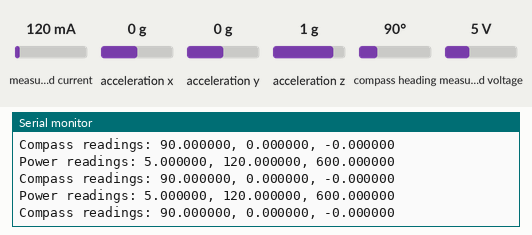
Recording of a program running on a simulated ESP32. On the bench: the last lines printed to the serial monitor. The test bench sets the inputs (shaded band); at power-on: measured current 120 mA, acceleration x 0 g, acceleration y 0 g, acceleration z 1 g, compass heading 90°, measured voltage 5 V.

Above: at 3.2 s.
3.3 s: measured current set to 40 mA
At 4.31 s:
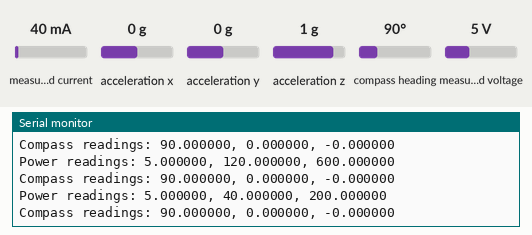
4.8 s: acceleration x set to -1.4 g
At 5.4 s:
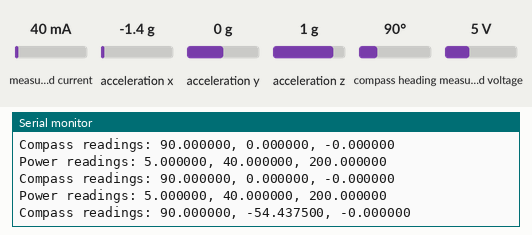
6.3 s: acceleration y set to -1.4 g
At 6.81 s:
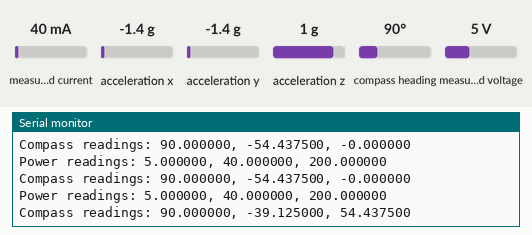
7.8 s: acceleration z set to -1.4 g
At 7.81 s:
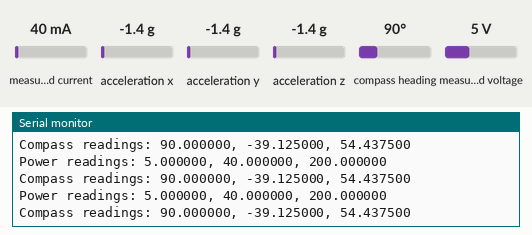
9.3 s: compass heading set to 7°
At 9.31 s:
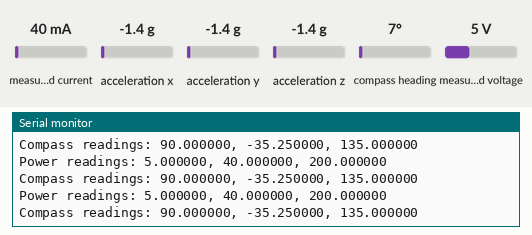
Timing chart, 0 to 11.8 s (numbered marks = the images above; inputs shaded):
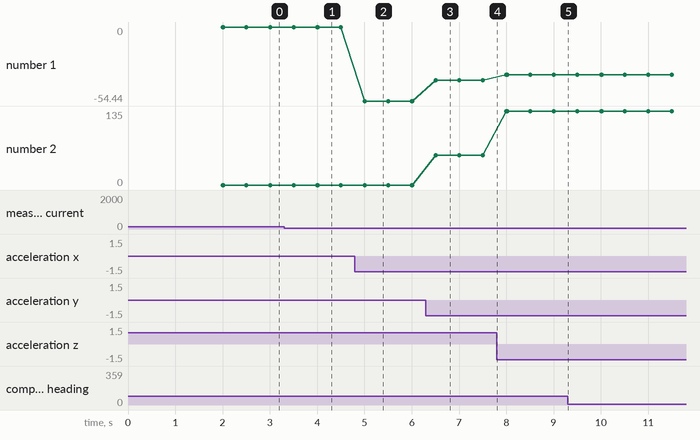

Measured:
- after the input at 3.3 s, the serial monitor: prints a new line after 0.72 s (image 1)
- after the input at 4.8 s, the serial monitor: prints a new line after 0.20 s (image 2)
- after the input at 6.3 s, the serial monitor: prints a new line after 0.20 s (image 3)
- plotted number 1: 0 → -54.44 after the input at 4.8 s, -54.44 → -39.12 after the input at 6.3 s, -39.12 → -35.25 after the input at 7.8 s
- plotted number 2: 0 → 54.44 after the input at 6.3 s, 54.44 → 135 after the input at 7.8 s

The program:

main.cpp
```cpp
#include <Arduino.h>
#include <Adafruit_Sensor.h>
#include <Adafruit_BNO055.h>
#include <Adafruit_INA219.h>

// Configuration
#define DEV_BNO   0x29
#define INA219_SAMPLERATE_DELAY_MS 2000
#define BNO055_SAMPLERATE_DELAY_MS 500

static Adafruit_INA219 ina219;
static Adafruit_BNO055 bno = Adafruit_BNO055(55, DEV_BNO);

static QueueHandle_t qhComp = nullptr;
static QueueHandle_t qhPow = nullptr;
static SemaphoreHandle_t shChsem = nullptr;
static SemaphoreHandle_t shI2C = nullptr;

struct s_power {
  float fSVolt;
  float fBVolt;
  float fCurr;
  float fLVolt;
  float fPow;
};


//
// Lock I2C Bus
//
static inline void i2c_lock() {
  BaseType_t rc;

  rc = xSemaphoreTake(shI2C,portMAX_DELAY);
  assert(rc == pdPASS);
}

//
// Unlock I2C Bus
//
static inline void i2c_unlock() {
  BaseType_t rc;

  rc = xSemaphoreGive(shI2C);
  assert(rc == pdPASS);
}

//
// INA reading
//
static void pwr_task(void *argp) {
  s_power reading;
  BaseType_t rc;
  TickType_t ttTime;

  i2c_lock();
  if (!ina219.begin()) {
    i2c_unlock();
    printf("INA not found\n");
    vTaskDelete(nullptr);
  }
  i2c_unlock();

  reading.fBVolt  = 0;
  reading.fCurr   = 0;
  reading.fLVolt  = 0;
  reading.fPow    = 0;
  reading.fSVolt  = 0;

  ttTime = xTaskGetTickCount();

  for (;;) {
    i2c_lock();
    reading.fSVolt = ina219.getShuntVoltage_mV();
    reading.fBVolt = ina219.getBusVoltage_V();
    reading.fCurr  = ina219.getCurrent_mA();
    reading.fPow = ina219.getPower_mW();
    i2c_unlock();
    reading.fLVolt = reading.fBVolt + (reading.fSVolt / 1000);

    rc = xQueueOverwrite(qhPow,&reading);
    assert(rc == pdPASS);

    // Notify disp_task
    xSemaphoreGive(shChsem);

    vTaskDelayUntil(&ttTime, INA219_SAMPLERATE_DELAY_MS);
  }
}

//
// Compass reading
//
static void comp_task(void *argp) {
  imu::Vector<3> reading;
  BaseType_t rc;
  TickType_t ttTime;

  i2c_lock();
  if (!bno.begin()) {
    i2c_unlock();
    printf("BNO not found\n");
    vTaskDelete(nullptr);
  }
  i2c_unlock();

  ttTime = xTaskGetTickCount();

  for (;;) {
    i2c_lock();
    reading = bno.getVector(Adafruit_BNO055::VECTOR_EULER);
    i2c_unlock();

    rc = xQueueOverwrite(qhComp,&reading);
    assert(rc == pdPASS);

    // Notify disp_task
    xSemaphoreGive(shChsem);

    vTaskDelayUntil(&ttTime, BNO055_SAMPLERATE_DELAY_MS);
  }
}

//
// Display task (Serial Monitor)
//
static void disp_task(void *argp) {
  imu::Vector<3> comp_reading;
  s_power pwr_reading;
  BaseType_t rc;

  for(;;) {
    // Wait for change notification:
    rc = xSemaphoreTake(shChsem,portMAX_DELAY);
    assert(rc == pdPASS);

    // Grab Power data if any:
    rc = xQueuePeek(qhPow,&pwr_reading,0);
    //rc = xQueueReceive(qhPow,&pwr_reading,0);
    if ( rc == pdPASS ) {
      printf("Power readings: %f, %f, %f\n",
        pwr_reading.fBVolt,
        pwr_reading.fCurr,
        pwr_reading.fPow
        );
    } else {
      printf("Power readings not available.\n");
    }

    // Grab Compass data if any:
    rc = xQueuePeek(qhComp,&comp_reading,0);
    //rc = xQueueReceive(qhComp,&comp_reading,0);
    if ( rc == pdPASS ) {
      printf("Compass readings: %f, %f, %f\n",
        comp_reading.x(),
        comp_reading.y(),
        comp_reading.z()
        );
    }  else {
      printf("Compass readings not available.\n");
    }
  }
}

//
// Program Initialization
//
void setup(void)
{
  int iApp_cpu = xPortGetCoreID();
  BaseType_t rc;

  // Change notification:
  shChsem = xSemaphoreCreateBinary();
  assert(shChsem);

  //I2C locking semaphore:
  shI2C = xSemaphoreCreateBinary();
  assert(shI2C);
  rc = xSemaphoreGive(shI2C);
  assert( rc == pdPASS);

  //Power Mailbox:
  qhPow = xQueueCreate(1,sizeof(s_power));
  assert(qhPow);

  // Compass Mailbox:
  qhComp = xQueueCreate(1,sizeof(imu::Vector<3>));
  assert(qhComp);

  // Start I2C Bus Support:
  Wire.begin();

  // Allow USB to Serial to start:
  delay(2000);
  printf("\nMailBox.ino\n");

  // Power Reading Task
  rc = xTaskCreatePinnedToCore(
    pwr_task,             // Task
    "pwr_task",           // Friendly name
    2400,                   // Stack size
    nullptr,    // Parameters
    1,                      // Priority
    nullptr, // Handle
    iApp_cpu                // CPU
  );
  assert(rc == pdPASS);

  // Compass Reading Task
  rc = xTaskCreatePinnedToCore(
    comp_task,             // Task
    "comp_task",           // Friendly name
    2400,                   // Stack size
    nullptr,    // Parameters
    1,                      // Priority
    nullptr, // Handle
    iApp_cpu                // CPU
  );
  assert(rc == pdPASS);

  // Compass Reading Task
  rc = xTaskCreatePinnedToCore(
    disp_task,             // Task
    "disp_task",           // Friendly name
    4000,                   // Stack size
    nullptr,    // Parameters
    1,                      // Priority
    nullptr, // Handle
    iApp_cpu                // CPU
  );
  assert(rc == pdPASS);

}

void loop(void)
{
  vTaskDelete(nullptr);
}
```
